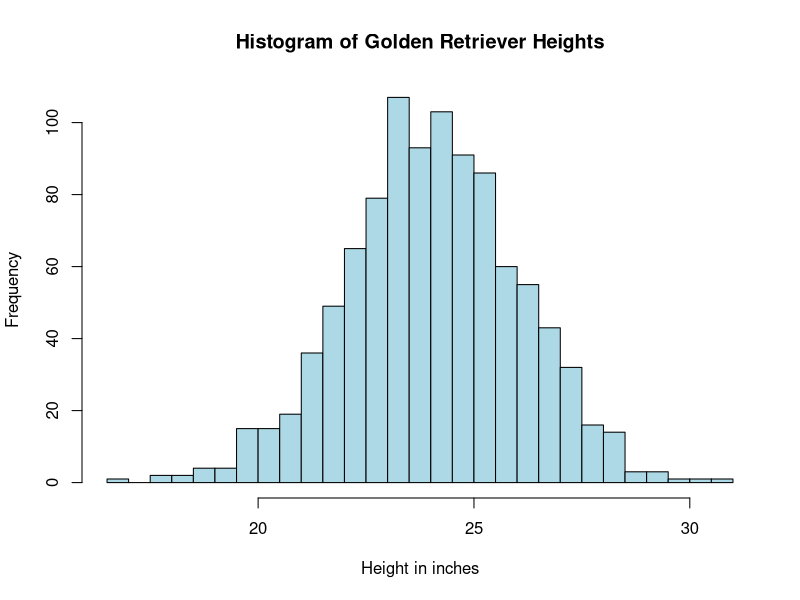
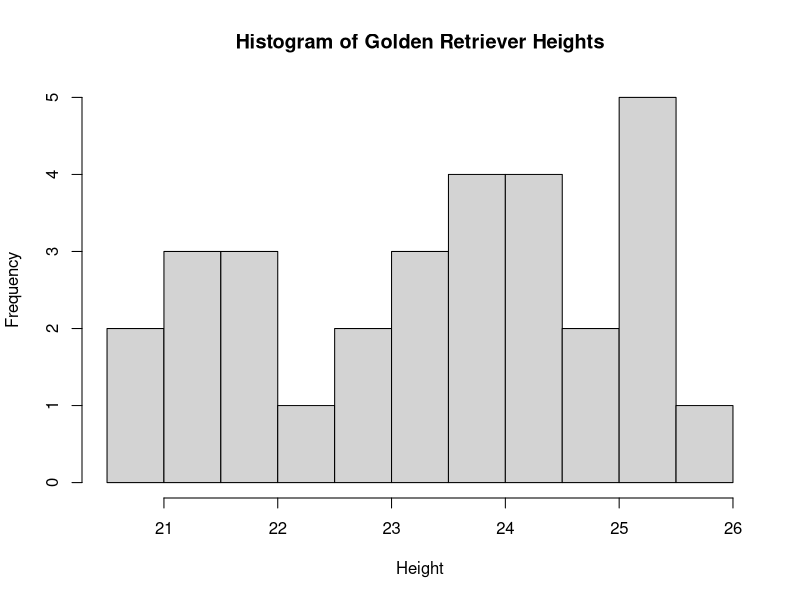
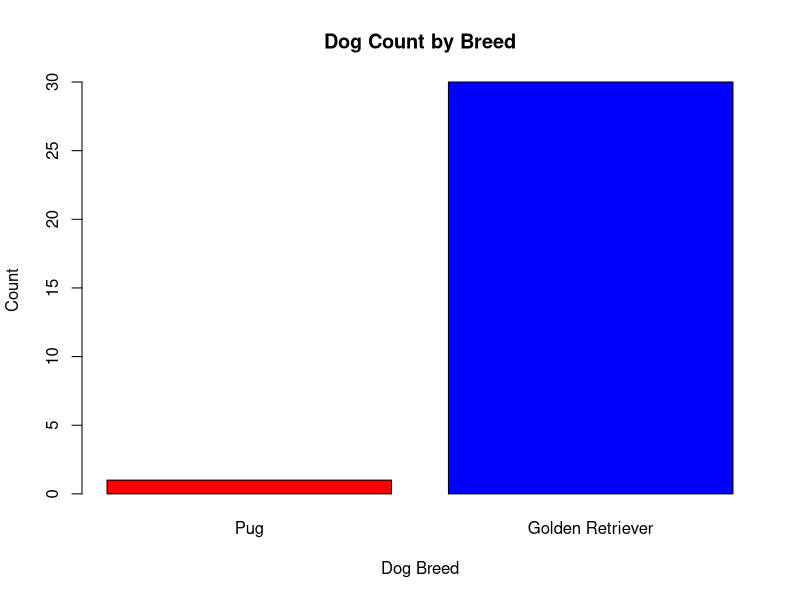
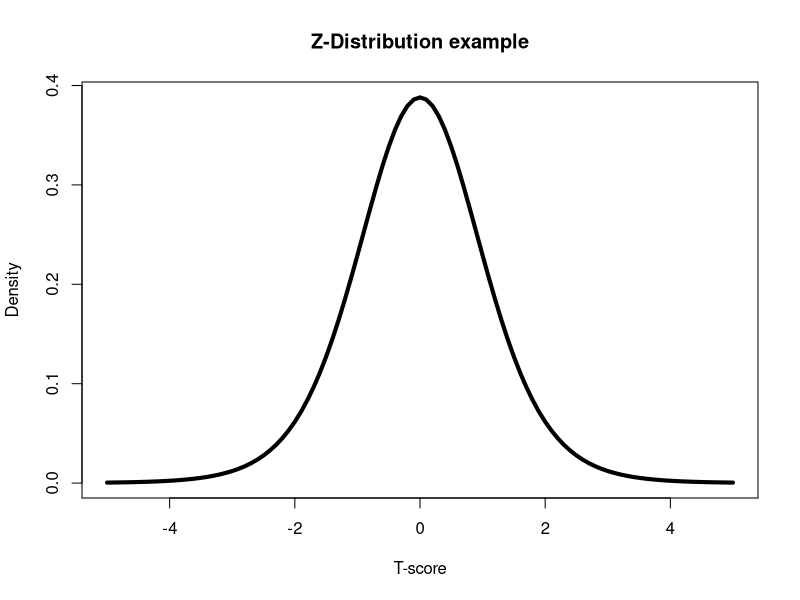
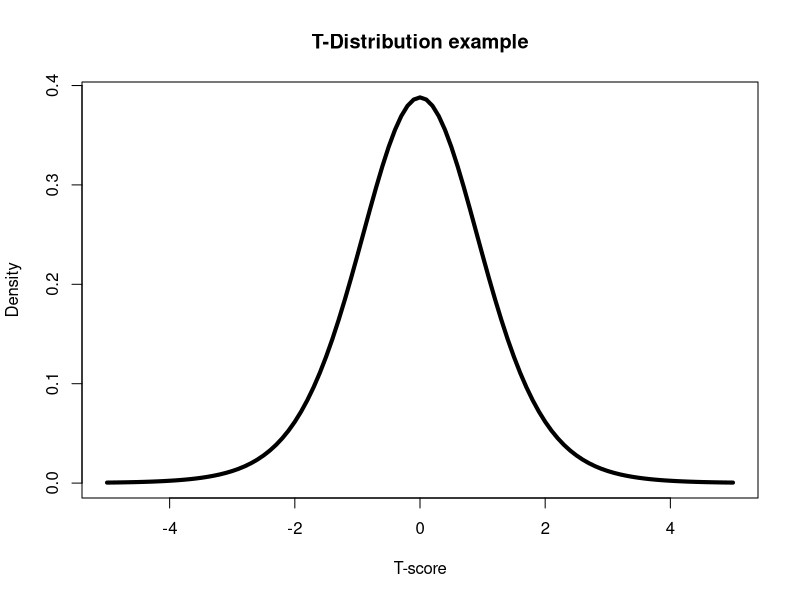
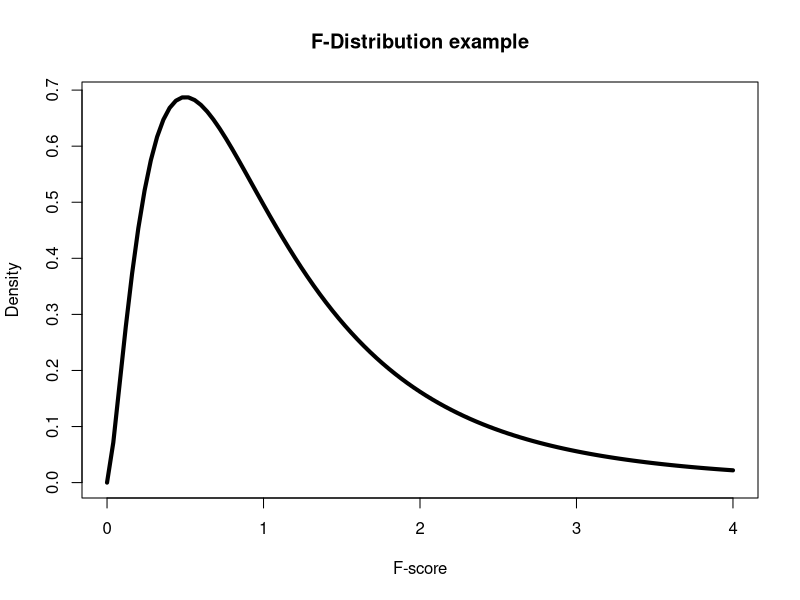
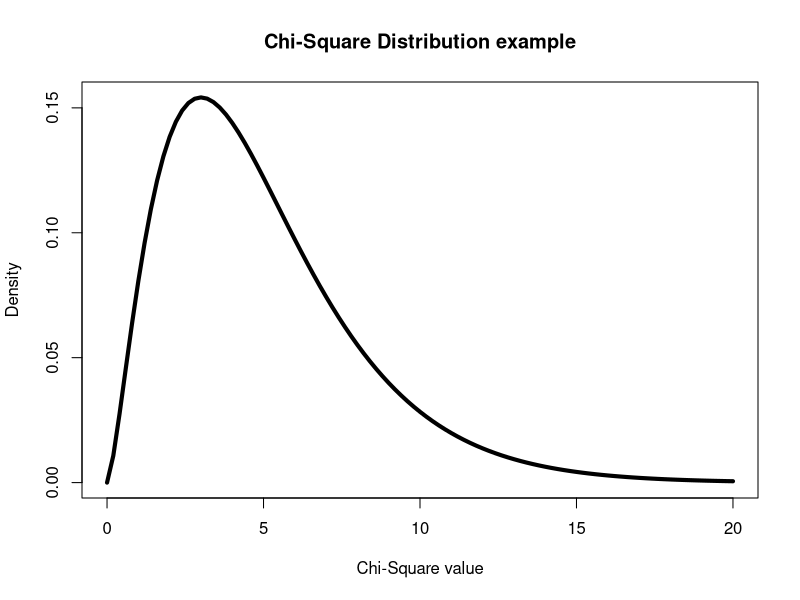
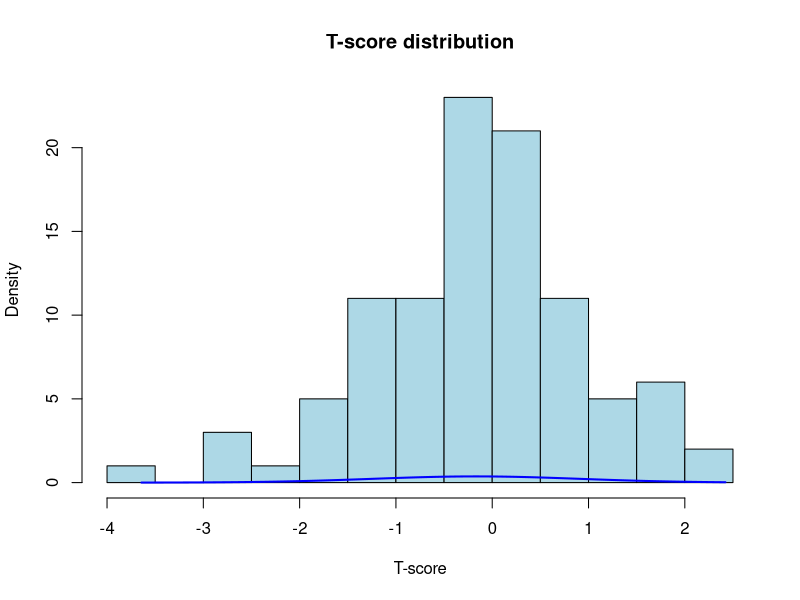

Here is the R script that generated these plots, in order: (Note: this script raises an error after producing the figures.)
# Creating random samples for Learning Data Science website
install.packages("ggplot2")
library(ggplot2)

version

############################## Histograms #####################################
###############################################################################

# Set the parameters for a demonstration to visualize distributions
sample_size <- 1000
mean_value <- 24
sd_value <- 2

# Generate a demo histogram
demohist <- rnorm(sample_size, mean = mean_value, sd = sd_value)


#histogram for golden retrievers
hist(demohist, breaks=30, main = "Histogram of Golden Retriever Heights", 
     col= "lightblue", xlab= "Height in inches", ylab = "Frequency")

# Set the parameters for the golden retriever distribution
sample_size <- 30
mean_value <- 24
sd_value <- 2

# Generate the random sample
golden <- rnorm(sample_size, mean = mean_value, sd = sd_value)

#histogram for golden retrievers
hist(golden, breaks=15, main = "Histogram of Golden Retriever Heights", xlab= "Height", ylab = "Frequency")



# Example data for dog counting in lesson 1. Why Data science
dog_types <- c("Pug", "Golden Retriever")
dog_counts <- c(1, 30)

# Create a vertical bar chart
barplot(dog_counts, names.arg = dog_types, col = c("red", "blue"), main = "Dog Count by Breed", xlab = "Dog Breed",
          ylab = "Count", width=0.1)

################################ Generating Stats Test Distributions ################################
##########################################################################################

### Generate data with a z-score distribution
# Define the degrees of freedom
df <- 9

# Create a plot of the Z-distribution
curve(dt(x, df), from = -5, to = 5, main = "Z-Distribution example", xlab = "T-score", ylab = "Density",
      lwd=4)

# Create a plot of the T-distribution
curve(dt(x, df), from = -5, to = 5, main = "T-Distribution example", xlab = "T-score", ylab = "Density",
      lwd=4)

### Create a smooth F-distribution
# Define the degrees of freedom
df1 <- 5
df2 <- 10
curve(df(x, df1, df2), from = 0, to = 4, main = "F-Distribution example", xlab = "F-score", ylab = "Density",
      lwd = 4)

### Generate data with a chi-square distribution
# Define the degrees of freedom
df <- 5

# Create a plot of the chi-square distribution
curve(dchisq(x, df), from = 0, to = 20, main = "Chi-Square Distribution example", xlab = "Chi-Square value",
      ylab = "Density", lwd= 4)


# Generate data with a t-distribution
tdist <- rt(100, df = 10)
hist(tdist, breaks = 10,  main="T-score distribution", xlab="T-score", ylab = "Density", col="lightblue" )
# Overlay a normal curve
x <- seq(min(tdist), max(tdist), length = 1000)
y <- dnorm(x, mean(tdist), sd(tdist))
lines(x, y, col = "blue", lwd = 2)

#T-test
# Set random seed for reproducibility
set.seed(123)

################################# Statistical Testing #############################
###################################################################################

### T-test - 2 groups
# Generate two sets of data with a significant difference
goldens <- rnorm(30, mean = 24, sd = 2)
pugs <- rnorm(35, mean = 11.5, sd = 1.5)
breeds <-c("Golden Retreivers", "Pugs")

# Perform a two-sample t-test
t_test_result <- t.test(goldens,pugs)

# Display the t-test result
print(t_test_result)

# box plot figure
boxplot(goldens, pugs, names = breeds, main="Dog breed heights", ylab="Height in inches", 
    xlab="Breed", col = c("gold", "lightblue"))

# Set up the plot
par(mfrow=c(1,1)) # Ensure a single plot
xlim_range <- range(c(goldens, pugs))
ylim_range <- c(0, max(density(goldens)$y, density(pugs)$y))

# Plot histogram for Golden Retrievers
hist(goldens, probability = TRUE, col = rgb(1, 0.84, 0, 0.5), # semi-transparent gold color
     xlim = xlim_range, ylim = ylim_range, 
     main = "Golden retreiver and pug histograms with Density Curves", 
     xlab = "Height in inches", ylab = "Density")

# Plot histogram for Pugs
hist(pugs, probability = TRUE, col = rgb(0.53, 0.81, 0.98, 0.5), # semi-transparent light blue color
     xlim = xlim_range, ylim = ylim_range, add = TRUE)

# Add density curves
lines(density(goldens), col = "darkgoldenrod3", lwd = 2)
lines(density(pugs), col = "dodgerblue3", lwd = 2)

# Add legend
legend("topright", legend = breeds, fill = c("gold", "lightblue"), 
       col = c("darkgoldenrod3", "dodgerblue3"), lwd = 2)




### ANOVA - 2+ groups
# Set random seed for reproducibility
set.seed(123)

# Generate data height data for three groups

goldens <- rnorm(30, mean = 24, sd = 2)
pugs <- rnorm(30, mean = 11.5, sd = 1.5)
saints <- rnorm(30, mean = 28, sd = 2)
breeds <-c("Golden Retreivers", "Pugs", "Saints")


# Combine the data into a data frame
data <- data.frame(
  value = c(goldens, pugs, saints),
  group = factor(rep(c("Golden Retreivers", "Pugs", "Saint Bernards"), each = 30))
)


# Set up the plot
par(mfrow=c(1,1)) # Ensure a single plot
xlim_range <- range(c(goldens, pugs, saints))
ylim_range <- c(0, max(max(density(goldens)$y, density(pugs)$y), density(saints)$y))

# Plot histogram for Golden Retrievers
hist(goldens, probability = TRUE, col = rgb(1, 0.84, 0, 0.5), # semi-transparent gold color
     xlim = xlim_range, ylim = ylim_range, 
     main = "Dog breed histograms with Density Curves", 
     xlab = "Height in inches", ylab = "Density")

# Plot histogram for Pugs
hist(pugs, probability = TRUE, col = rgb(0.53, 0.81, 0.98, 0.5), # semi-transparent light blue color
     xlim = xlim_range, ylim = ylim_range, add = TRUE)

# Plot histogram for Saints
hist(saints, probability = TRUE, col = rgb(0.8, 0.4, 0.6, 0.5), # semi-transparent purple color
     xlim = xlim_range, ylim = ylim_range, add = TRUE)

# Add density curves
lines(density(goldens), col = "darkgoldenrod3", lwd = 2)
lines(density(pugs), col = "dodgerblue3", lwd = 2)
lines(density(saints), col = "darkmagenta", lwd = 2)

# Add legend
legend("topright", legend = breeds, fill = c("gold", "lightblue", "orchid"), 
       col = c("darkgoldenrod3", "dodgerblue3", "darkmagenta"), lwd = 2)



# Perform ANOVA test
anova_result <- aov(value ~ group, data = data)
print(summary(anova_result))

# Perform Tukey HSD post hoc test
tukey_result <- TukeyHSD(anova_result)
print(tukey_result)


### Chi-square test
# Create a contingency table
chidemo <- matrix(c(40, 10, 20, 50), ncol = 2)
colnames(data) <- c("Golden retreivers", "Pugs")
rownames(data) <- c("Catches frisbee", "Drops frisbee")

# Perform chi-square test
chi_square_result <- chisq.test(chidemo)

# Display the chi-square test result
print(chi_square_result)

### Correlations and Regression
# Install and load necessary libraries
install.packages("ggplot2")
library(ggplot2)

# Create a data frame with a single point
data <- data.frame(x = 3, y = 1)

# Create a scatter plot with a single point
ggplot(data, aes(x = x, y = y)) +
  geom_point(shape = 19, color = "blue", size=10) +
  labs(title = "Scatter Plot with a Single Point", x = "Water consumed in liters", y = "Saliva produced in liters") +
  theme_minimal()

# Set random seed for reproducibility
set.seed(123)

# Generate example data with averages
n <- 30
x <- rnorm(n, mean = 2, sd = 0.5)
y <- rnorm(n, mean = 1, sd = 0.3)

# Create a data frame with test scores for averages examples
test_scores <- c(85, 92, 78, 90, 88)
freq <- c(1)
average <- sum(test_scores) / length(test_scores)

# Create a dot plot for averages examples

ggplot(data = data.frame(test_scores), aes(x = test_scores)) +
  geom_dotplot(binwidth = 2, stackdir = "center", fill = "blue", color = "black") +
  geom_vline(xintercept = average, color = "red", linetype = "dashed", size = 1) +
  labs(title = "Dot Plot of Test Scores", x = "Test Scores") +
  annotate("text", x = average + 1, y = 0.5, label = paste("Average =", round(average, 1)), color = "red") +
  theme_minimal() +
  theme(axis.title.y = element_blank(),  # Remove y-axis title
        axis.text.y = element_blank(),   # Remove y-axis labels
        axis.ticks.y = element_blank())  # Remove y-axis ticks

# Create example datas et for median visualization
measurements <- c(19, 22, 20, 18, 23, 17, 21, 24, 25, 30,
                  27, 26, 29, 28, 22, 24, 20, 21, 23, 22,
                  21, 20, 23, 23, 18, 24, 19, 20, 23, 22)

# Calculate median
sorted_measurements <- sort(measurements)
median_value <- mean(sorted_measurements[15:16])

# Create a dot plot for medians
ggplot(data = data.frame(measurements), aes(x = measurements)) +
  geom_dotplot(binwidth = 1, stackdir = "center", fill = "blue", color = "black") +
  geom_segment(aes(x = median_value, xend = median_value, y = 0, yend = 1), color = "red", size = 1) +
  geom_text(aes(x = median_value + 0.5, y = 1.2, label = paste("Median =", round(median_value, 1))), color = "red") +
  labs(title = "Dot Plot with Median Calculation", x = "Measurements", y = "") +
  theme_minimal() +
  theme(axis.title.y = element_blank(),  # Remove y-axis title
        axis.text.y = element_blank(),   # Remove y-axis labels
        axis.ticks.y = element_blank())  # Remove y-axis ticks



# Generate example data with a linear relationship
x <- seq(1, 10, by = 1)
y <- 2 * x + rnorm(length(x), mean = 0, sd = 2)

# Create a scatter plot
ggplot(data = data.frame(x, y), aes(x = x, y = y)) +
  geom_point(shape = 19, color = "blue") +
  geom_smooth(method = "lm", formula = y ~ x, color = "red", se = FALSE) +
  labs(title = "Linear Relationship", x = "X", y = "Y") +
  theme_minimal()

# Generate example data with a non-linear correlation
x <- seq(1, 10, by = 0.5)
y <- 2 * x^2 + rnorm(length(x), mean = 0, sd = 3)

# Create a scatter plot
ggplot(data = data.frame(x, y), aes(x = x, y = y)) +
  geom_point(shape = 19, color = "blue") +
  geom_smooth(method = "lm", formula = y ~ poly(x, 2), color = "red", se = FALSE) +
  labs(title = "Non-Linear Correlation Example", x = "X", y = "Y") +
  theme_minimal()

# Set random seed for reproducibility
set.seed(123)

# Generate example data with a correlation of 0.8
n <- 30
water_consumption <- rnorm(n, mean = 2, sd = 0.5)
saliva_production <- 0.8 * water_consumption + rnorm(n, mean = 1, sd = 0.3)

# Calculate Pearson correlation coefficient for data with r=0.8
correlation <- cor(water_consumption, saliva_production)

# Calculate linear regression model
model <- lm(saliva_production ~ water_consumption)

# Create a scatter plot
ggplot(data = data.frame(water_consumption, saliva_production), aes(x = water_consumption, y = saliva_production)) +
  geom_point(shape = 19, color = "blue", size=5) +
  geom_smooth(method = "lm", color = "red", se = FALSE) +
  geom_text(aes(x = max(water_consumption), y = max(saliva_production), label = paste("y = ", round(coef(model)[1], 2), "x + ", round(coef(model)[2], 2))), 
            hjust = 1, vjust = -0.5, color = "darkgreen") +
  labs(title = "Water consumption vs Saliva Production", x = "Water Consumption", y = "Saliva Production") +
  theme_minimal()


# Print the calculated correlation coefficient
cat("Pearson correlation coefficient:", correlation)


### Statistics in the Real World

# Generate random bimodal data
bimodal_data <- c(rnorm(100, mean = 30, sd = 5), rnorm(100, mean = 70, sd = 10))

# Create a data frame for plotting
df <- data.frame(x = bimodal_data)

# Create a histogram to visualize the bimodal distribution
ggplot(data = df, aes(x = x)) +
  geom_histogram(binwidth = 5, fill = "lightblue", color = "black") +
  labs(title = "Income distribution", x = "Income in thousands", y = "Frequency") +
  theme_minimal()
